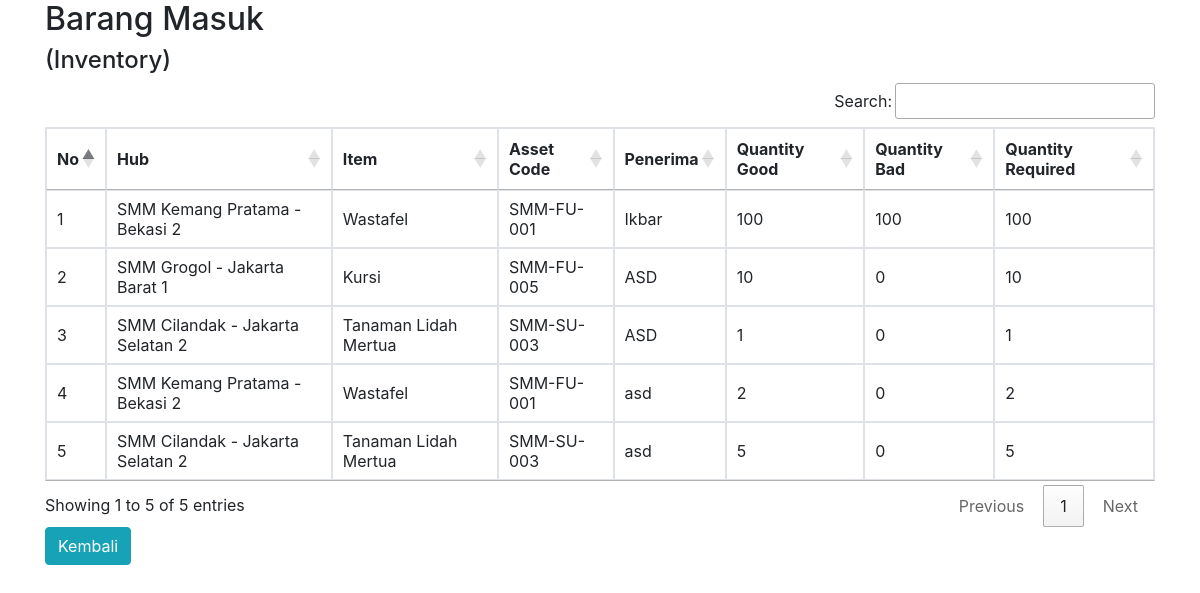
Page /inventaris/expmasuk.php (signed in) on the committed database.
### tables this page shows
CREATE TABLE `masuk` (
  `idmasuk` int(11) NOT NULL,
  `idbarang` int(11) NOT NULL,
  `tanggal` timestamp NOT NULL DEFAULT current_timestamp(),
  `penerima` varchar(50) NOT NULL,
  `qty` int(11) NOT NULL,
  `qtyb` int(11) NOT NULL,
  `qtyr` int(11) NOT NULL
);

CREATE TABLE `stock` (
  `idbarang` int(11) NOT NULL,
  `hub` varchar(50) NOT NULL,
  `item` varchar(50) NOT NULL,
  `code` varchar(25) NOT NULL,
  `location` varchar(25) NOT NULL,
  `brand` varchar(25) NOT NULL,
  `stock` int(11) NOT NULL,
  `is_deleted` tinyint(4) NOT NULL DEFAULT 0,
  `deleted_at` datetime DEFAULT NULL,
  `restored_at` datetime DEFAULT NULL
);

### inventaris/expmasuk.php (the view, shortened to what this page needs)
<?php
require 'function.php';
?>
<html>
<head>
    <link rel="stylesheet" href="https://maxcdn.bootstrapcdn.com/bootstrap/4.5.2/css/bootstrap.min.css">
    <link rel="stylesheet" type="text/css" href="https://cdn.datatables.net/1.10.19/css/jquery.dataTables.css">
    <link rel="stylesheet" type="text/css"
        href="https://cdn.datatables.net/buttons/1.6.5/css/buttons.dataTables.min.css">
    <link rel="stylesheet" type="text/css" href="https://cdn.datatables.net/1.10.19/css/jquery.dataTables.min.css">
</head>
<body>
    <div class="container">
        <h2>Barang Masuk</h2>
        <h4>(Inventory)</h4>
        <div class="data-tables datatable-dark">
            <table class="tables table-bordered" id="mauexport" width="100%" cellspacing="0">
                <thead>
                    <tr>
                        <th>No</th>
                        <th>Hub</th>
                        <th>Item</th>
                        <th>Asset Code</th>
                        <th>Penerima</th>
                        <th>Quantity Good</th>
                        <th>Quantity Bad</th>
                        <th>Quantity Required</th>
                    </tr>
                </thead>
                <tbody>
                    <?php
                                $ambilsemuadata = mysqli_query($conn,"select masuk.*, stock.* from masuk inner join stock on masuk.idbarang = stock.idbarang");
                                $i = 1;
                                while($data=mysqli_fetch_array($ambilsemuadata)){
                                    $hub = $data['hub'];
                                    $item = $data['item'];
                                    $code = $data['code'];
                                    $penerima = $data['penerima'];
                                    $qty = $data['qty'];
                                    $qtyb = $data['qtyb'];
                                    $qtyr = $data['qtyr'];
                                ?>
                    <tr>
                        <td><?=$i++;?></td>
                        <td><?php echo $hub;?></td>
                        <td><?php echo $item;?></td>
                        <td><?php echo $code;?></td>
                        <td><?php echo $penerima;?></td>
                        <td><?php echo $qty;?></td>
                        <td><?php echo $qtyb;?></td>
                        <td><?php echo $qtyr;?></td>
                    </tr>
                    <?php
                                };
                                ?>
                </tbody>
            </table>
            <a href="index.php" class="btn btn-info">Kembali</a>
        </div>
    </div>
</body>
</html>

### rows in the picture
masuk: idbarang.hub "SMM Kemang Pratama - Bekasi 2", idbarang.item "Wastafel", idbarang.code "SMM-FU-001", penerima "Ikbar", qty "100", qtyb "100", qtyr "100"
masuk: idbarang.hub "SMM Grogol - Jakarta Barat 1", idbarang.item "Kursi", idbarang.code "SMM-FU-005", penerima "ASD", qty "10", qtyb "0", qtyr "10"
masuk: idbarang.hub "SMM Cilandak - Jakarta Selatan 2", idbarang.item "Tanaman Lidah Mertua", idbarang.code "SMM-SU-003", penerima "ASD", qty "1", qtyb "0", qtyr "1"
masuk: idbarang.hub "SMM Kemang Pratama - Bekasi 2", idbarang.item "Wastafel", idbarang.code "SMM-FU-001", penerima "asd", qty "2", qtyb "0", qtyr "2"
masuk: idbarang.hub "SMM Cilandak - Jakarta Selatan 2", idbarang.item "Tanaman Lidah Mertua", idbarang.code "SMM-SU-003", penerima "asd", qty "5", qtyb "0", qtyr "5"
